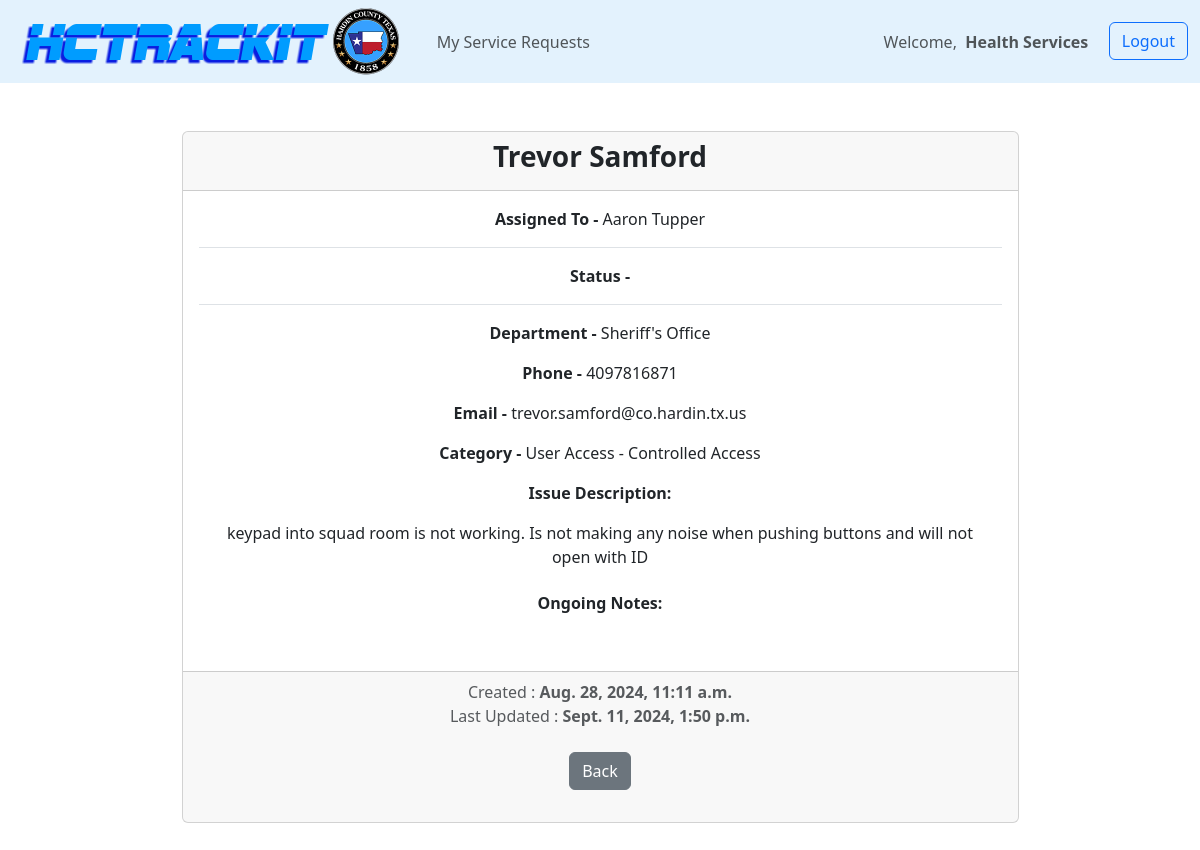
The page /tickets/tickets_info/6 (signed in) on the database its author committed.
### tickets/models.py (models this page shows, shortened)
class Ticket(models.Model):
    DEPT_CHOICES = (
                        ("", ""),
                        ("356th District Court", "356th District Court"),
                        ("88th Disctric Court", "88th District Court"),
                        ("Agrilife Extension", "Agrilife Extension"),
                        ("Adult Probation", "Adult Probation"),
                        ("Auditor", "Auditor"),
                        ("Corrections", "Corrections"),
                        ("County Attorney", "County Attorney"),
                        ("County Clerk", "County Clerk"),
                        ("County Commissioner Precinct 1", "County Commissioner Precinct 1"),
                        ("County Commissioner Precinct 2", "County Commissioner Precinct 2"),
                        ("County Commissioner Precinct 3", "County Commissioner Precinct 3"),
                        ("County Commissioner Precinct 4", "County Commissioner Precinct 4"),
                        ("County Judge", "County Judge"),
                        ("Crime Victims Assistance", "Crime Victims Assistance"),
                        ("District Attorney", "District Attorney"),
                        ("District Clerk", "District Clerk"),
                        ("Elections", "Elections"),
                        ("Emergency Management", "Emergency Management"),
                        ("Flood Plain Administration", "Flood Plain Administration"),
                        ("Health Services", "Health Services"),
                        ("Human Resources", "Human Resources"),
                        ("Justice of the Peace Precinct 1", "Justice of the Peace Precinct 1"),
                        ("Justice of the Peace Precinct 2", "Justice of the Peace Precinct 2"),
                        ("Justice of the Peace Precinct 3", "Justice of the Peace Precinct 3"),
                        ("Justice of the Peace Precinct 4", "Justice of the Peace Precinct 4"),
                        ("Justice of the Peace Precinct 5", "Justice of the Peace Precinct 5"),
                        ("Justice of the Peace Precinct 6", "Justice of the Peace Precinct 6"),
                        ("Juvenile Probation", "Juvenile Probation"),
                        ("Maintenance", "Maintenance"),
                        ("Purchasing", "Purchasing"),
                        ("Sheriff's Office", "Sheriff's Office"),
                        ("Tax-Assessor Collector", "Tax-Assessor Collector"),
                        ("Technology", "Technology"),
                        ("Treasurer", "Treasurer"),
                        ("Veterans Services", "Veterans Services"),
    )
    CATEGORY_CHOICES = (
                        ("", ""),
                        ("Audio/Visual Equipment", "Audio/Visual Equipment"),
                        ("Copier", "Copier"),
                        ("Fax", "Fax"),
                        ("Hardware", "Hardware"),
                        ("Move Equipment Request", "Move Equipment Request"),
                        ("New Equipment Request", "New Equipment Request"),
                        ("Other", "Other"),
                        ("Printer", "Printer"),
                        ("Radios", "Radios"),
                        ("Security Cameras", "Security Cameras"),
                        ("Scanner", "Scanner"),
                        ("", ""),
                        ("Connectivity - Network", "Connectivity - Network"),
                        ("Connectivity - Sonic Wall", "Connectivity - Sonic Wall"),
                        ("Connectivity - VPN", "Connectivity - VPN"),
                        ("", ""),
                        ("Cyber Security - Suspicious Email", "Cyber Security - Suspicious Email"),
                        ("Cyber Security - Virus", "Cyber Security - Virus"),
                        ("", ""),
                        ("Phone - Desk Phone", "Desk Phone"),
                        ("Phone - Mobile Phone", "Mobile Phone"),
                        ("", ""),
                        ("Software - CAD", "Software - CAD"),
                        ("Software - DW Spectrum", "Software - DW Spectrum"),
                        ("Software - EDOC", "Software - EDOC"),
                        ("Software - Email", "Software - Email"),
                        ("Software - Internet Browser", "Software - Internet Browser"),
                        ("Software - JMS", "Software - JMS"),
                        ("Software - LGS", "Software - LGS"),
                        ("Software - MDIS", "Software - MDIS"),
                        ("Software - NetData", "Software - NetData"),
                        ("Software - Office", "Software - Office"),
                        ("Software - RMS", "Software - RMS"),
                        ("Software - Watchguard", "Software - Watchguard"),
                        ("Software - Other", "Software - Other"),
                        ("", ""),
                        ("User Access - Controlled Access", "User Access - Controlled Access"),
                        ("User Access - Create New User", "User Access - Create New User"),
                        ("User Access - Network Access", "User Access - Network Access"),
                        ("User Access - Remove User", "User Access - Remove User"),
    )
    created_by = models.ForeignKey(User, default=None, blank=True, on_delete=models.CASCADE)
    status = models.CharField(max_length=50, default="NEW")
    assignedto = models.CharField(max_length=50, default="Unassigned")
    created_at = models.DateTimeField(auto_now_add=True)
    last_updated = models.DateTimeField(auto_now=True)
    completed_at = models.DateTimeField(auto_now=True)
    name = models.CharField(max_length=100)
    email = models.CharField(max_length=100)
    phone = models.CharField(max_length=15)
    department = models.CharField(max_length=200, choices=DEPT_CHOICES)
    category = models.CharField(max_length=200, choices=CATEGORY_CHOICES)
    description = models.TextField(max_length=3000)
    ongoing_notes = models.TextField(max_length=3000, blank=True)
    completed_notes = models.TextField(max_length=3000, blank=True)

### tickets/views.py (the view)
# urls.py: path('tickets_info/<str:pk>', views.ticketsInfo, name='tickets_info'),
@login_required(login_url='login')
def ticketsInfo(request, pk):
    ticket = Ticket.objects.get(id=pk)
    context = {'ticket':ticket}
    return render(request, 'tickets_info.html', context)

### tickets/templates/tickets_info.html (shortened to what this page needs)
{% extends "main.html" %}
{% block content %}
<br>
<br>
    <div class="container d-flex justify-content-center">
        <div class="card text-center w-75">
            <div class="card-header">
                <h3><strong>{{ ticket.name }}</strong></h3>
            </div>
            <div class="card-body">
                <p class="card-title border-bottom pb-3"><strong>Assigned To - </strong>{{ ticket.assignedto }}</p>
                <p class="card-text pt-2 border-bottom pb-3"><strong>Status -</strong>
                    </p>
                <p class="card-text"><strong>Department - </strong>{{ ticket.department }}</p>
                <p class="card-text"><strong>Phone - </strong>{{ ticket.phone }}</p>
                <p class="card-text"><strong>Email - </strong>{{ ticket.email }}</p>
                <p class="card-text"><strong>Category - </strong>{{ ticket.category }}</p>
                <p class="card-text"><strong>Issue Description:</strong>
                <p class="card-text descrip">{{ ticket.description }}</p>
                <p class="card-text"><strong>Ongoing Notes:</strong>
                <p class="card-text descrip">{{ ticket.ongoing_notes }}</p><br/>
            </div>
            <div class="card-footer text-body-secondary">
                Created :  <strong>{{ ticket.created_at }}</strong><br/>
                Last Updated :  <strong>{{ ticket.last_updated }}</strong>
                <br/><br/>
                {% if request.user.is_staff %}
                    <a href="{% url 'tickets_update_update' ticket.id %}" class="btn btn-primary">Update Request</a>&nbsp;&nbsp;
                    <a href="{% url 'tickets_delete' ticket.id %}" class="btn btn-danger">Delete</a>&nbsp;&nbsp;
                    <a href="{% url 'tickets_update_complete' ticket.id %}" class="btn btn-success">Mark as Completed</a>&nbsp;&nbsp;
                    <a href="{% url 'tickets_home' %}" class="btn btn-secondary">Back</a>&nbsp;&nbsp;
                {% else %}
                    <a href="{% url 'tickets_home' %}" class="btn btn-secondary">Back</a>
                {% endif %}
                    <br/>
                <br/>
            </div>
        </div>
    </div>
{% endblock content %}

### tickets/templates/navbar.html
{% load static %}
<nav class="navbar navbar-expand-sm" style="background-color: #e3f2fd;">
  <img src="{% static 'images/logo.png' %}">&nbsp;&nbsp;&nbsp;&nbsp;
  <div class="container-fluid">
    <div class="navbar-collapse" id="navbarSupportedContent">
      <ul class="navbar-nav ml-auto mb-2 mb-lg-0">
        {% if request.user.is_staff %}
          <li class="nav-item">
            <a class="nav-link" href="{% url 'tickets_home' %}">Service Requests</a>
          </li>
          <li>
            <a class="nav-link">|</a>
          </li>
          <li class="nav-item">
            <a class="nav-link" href="{% url 'projects_home' %}">Project Tracker</a>
          </li>
          <li>
            <a class="nav-link">|</a>
          </li>
          <li class="nav-item">
            <a class="nav-link" href="{% url 'knowledgebase_home' %}">Knowledge Base</a>
          </li>
          <li>
            <a class="nav-link">|</a>
          </li>
          <li class="nav-item dropdown">
            <a class="nav-link dropdown-toggle" href="#" role="button" data-bs-toggle="dropdown" aria-expanded="false">
              Tech Links
            </a>
            <ul class="dropdown-menu">
              <li><a class="dropdown-item" href="https://dashboard.techplusit.com" target="_blank">Managed Services</a></li>
              <li><a class="dropdown-item" href="https://34.237.28.226:8443/manage/account/login?redirect=%2Fmanage" target="_blank">Ubiquiti Controller</a></li>
              <li><a class="dropdown-item" href="http://10.0.0.10/" target="_blank">NEC Controller</a></li>
              <li><a class="dropdown-item" href="{% url 'support_directory' %}" target="_blank">Support Contact Directory</a></li>
              <li><a class="dropdown-item" href="{% url 'credentials' %}" target="_blank">HCTrackIT User Credentials</a></li>
              <li><hr class="dropdown-divider"></li>
              <li><a class="dropdown-item" href="https://admin.microsoft.com/#/users" target="_blank">O365 - User Email Accounts</a></li>
              <li><a class="dropdown-item" href="https://admin.exchange.microsoft.com/#/messagetrace" target="_blank">O365 - Email Message Trace</a></li>
              <li><a class="dropdown-item" href="https://entra.microsoft.com/#view/Microsoft_AAD_UsersAndTenants/UserManagementMenuBlade/~/SignIns/menuId/?Microsoft_AAD_IAM_legacyAADRedirect=true" target="_blank">O365 - Sign-in Logs</a></li>
            </ul>
          </li>
          <li>
            <a class="nav-link">|</a>
          </li>
          <li class="nav-item">
            <a class="nav-link" href="#">Reports</a>
          </li>
      </ul>
      <ul class="navbar-nav ms-auto">
          <li class="nav-item">
            <a class="nav-link">Welcome, &nbsp;<strong>{{request.user.first_name}}&nbsp;&nbsp;&nbsp;</strong></a>
          </li>
          <li class="nav-item">
            <a class="btn btn-outline-primary" href="{% url 'logout' %}">Logout</a>
          </li>
      </ul>
      {% else %}
      <li class="nav-item">
        <a class="nav-link" href="#">My Service Requests</a>
      </li>
    </ul>
    <ul class="navbar-nav ms-auto">
        <li class="nav-item">
          <a class="nav-link">Welcome, &nbsp;<strong>{{request.user.first_name}}&nbsp;&nbsp;&nbsp;</strong></a>
        </li>
        <li class="nav-item">
          <a class="btn btn-outline-primary" href="{% url 'logout' %}">Logout</a>
        </li>
    </ul>
      {% endif %}
    </div>
  </div>
</nav>

### static/css/main.css (style rules this page uses)
.descrip { display: inline-block; white-space: pre-line; text-wrap: wrap; resize: none; width: 95%; overflow: hidden; text-align: center; }
.card { width:650px; margin-bottom:50px; }
.card-header { text-align: center; }

### rows shown on the page
Ticket: name "Trevor Samford", assignedto "Aaron Tupper", department "Sheriff's Office", phone "4097816871", email "trevor.samford@co.hardin.tx.us", category "User Access - Controlled Access", description "keypad into squad room is not working. Is not making any noise when pushing buttons and will not open with ID", created_at "Aug. 28, 2024, 11:11 a.m.", last_updated "Sept. 11, 2024, 1:50 p.m."

### other values the page prints
{{ request.user.first_name }} "Health Services"
